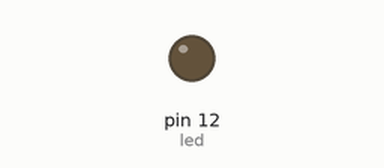
Recording of a sketch running on a simulated Arduino Uno, built with avr-gcc and run on an emulated ATmega328P. Shown: output pins drawn as LEDs (lit = HIGH).

Above: at 1.0 s.
At 3.0 s:
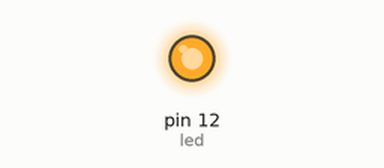
Timing chart, 0 to 5.2 s (numbered marks = the images above):
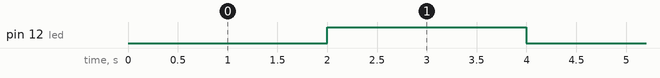

Measured:
- by itself, pin 12 (led): alternates HIGH for 2.0 s and LOW for 2.0 s

The sketch:

digitalWrite_led__ino.ino
```cpp
int led=12;
void setup()
{
  pinMode(led,OUTPUT);
}
void loop()
{
  digitalWrite(led,LOW);
  delay(2000);
  digitalWrite(led,HIGH);
  delay(2000);
}
```
